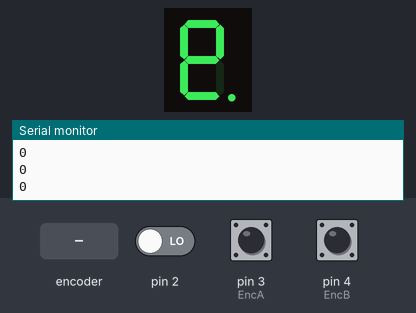
Bench run of a sketch on a simulated Arduino Uno, built with avr-gcc and run on an emulated ATmega328P. Parts: 1-digit seven-segment display, the last lines printed to the serial monitor. Wiring (inferred from the names in the program): 1-digit 7-segment display, segments lit when LOW: segments pin 5, pin 6, pin 7, pin 8, pin 9, pin 10, pin 11, pin 12. The test bench sets the inputs (shaded band); at power-on: pin 2 LOW, pin 3 (EncA) HIGH, pin 4 (EncB) HIGH. The segment pins are drawn as the display they are named for.

Above: at 0.21 s.
1.3 s: pin 2 driven HIGH
At 1.61 s:
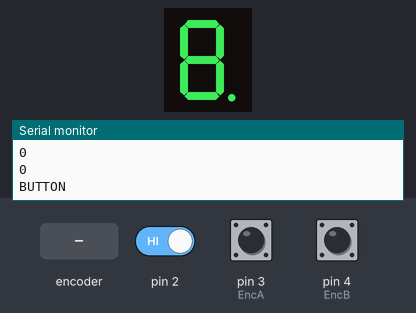
At 2.11 s:
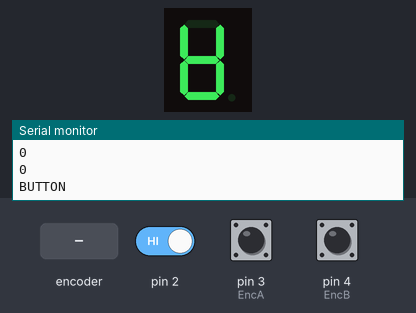
3.4 s: rotary encoder on pin 3 (EncA) / pin 4 (EncB) turned 2 steps (second pin leading)
At 5.07 s:
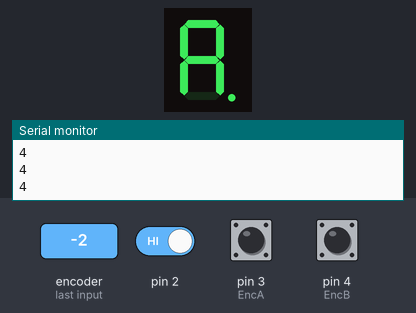

The sketch:

larson_scanner_game.ino
```cpp
/* Pin Definitions */
//LED Pins (scanner)
int A = 5;
int B = 6;
int C = 7;
int D = 8;
int E = 9;
int F = 10;
int G = 11;
int H = 12;

//Encoder Pins (speed knob)
int EncA = 3;
int EncB = 4;

int Button = 1;

volatile int encoderPos = 0;

int LedPins[] = {5,6,7,8,9,10,11,12};
int speeds[] = {100, 80, 64, 48, 38, 32, 24, 16};
byte leds = 0;

void(* resetFunc) (void) = 0; //declare reset function @ address 0

void setup()
{
  //digitalWrite(Reset, HIGH);
  //pinMode(Reset, OUTPUT);

  //LED Outputs (scanner)
  pinMode(A, OUTPUT);
  pinMode(B, OUTPUT);
  pinMode(C, OUTPUT);
  pinMode(D, OUTPUT);
  pinMode(E, OUTPUT);
  pinMode(F, OUTPUT);
  pinMode(G, OUTPUT);
  pinMode(H, OUTPUT);

  //Encoder Inputs (speed knob)
  pinMode(EncA, INPUT);
  digitalWrite(EncA, HIGH); //pullup resistor
  pinMode(EncB, INPUT);
  digitalWrite(EncB, HIGH); //pullup resistor

  pinMode(Button, INPUT);

  Serial.begin(9600);

  attachInterrupt(digitalPinToInterrupt(2), onButtonPressed, RISING);
  attachInterrupt(digitalPinToInterrupt(3), readEncoder, CHANGE);

  sei();
}

void loop()
{
  for (int i = 0; i < 8; i++)
  {
    leds = 0x01 << i;
    updateLeds(leds);
    Serial.println(encoderPos);
    delay(speeds[encoderPos]);
  }
  for (int j = 6; j > 0; j--)
  {
    leds = 0x01 << j;
    updateLeds(leds);
    Serial.println(encoderPos);
    delay(speeds[encoderPos]);
  }
}

void updateLeds(byte leds)
{
  for (int i = 0; i < 8; i++)
  {
    digitalWrite(LedPins[i], (leds >> i) & 0x01);
  }
}

void winSequence()
{
  delay(300); //so you can see which one you got

  for (int i = 0; i < 5; i++)
    {
      updateLeds(0x00);
      delay(100);
      updateLeds(0xff);
      delay(100);
    }
    resetFunc();
}

void loseSequence()
{
  int i = 0;

  delay(300); //so you can see which one you got

  while (i < 5)
  {
    updateLeds(0x00);
    delay(100);
    updateLeds(0x81);
    delay(100);
    i++;
  }
  resetFunc();
}

//Button ISR
void onButtonPressed()
{
  Serial.println("BUTTON");
  if (leds & 0x18) //stopped on GREEN
  {
    sei();
    winSequence();
  }

  else //stopped on YELLOW or RED
  {
    sei();
    loseSequence();
  }
}

//Encoder ISR
void readEncoder()
{
  Serial.println("ENCODER");
  if (digitalRead(EncA) == digitalRead(EncB)) //clockwise
  {
    if (++encoderPos > 7) encoderPos = 7;
  }
  else //counter-clockwise
  {
    if (--encoderPos < 0) encoderPos = 0;
  }
}
```
